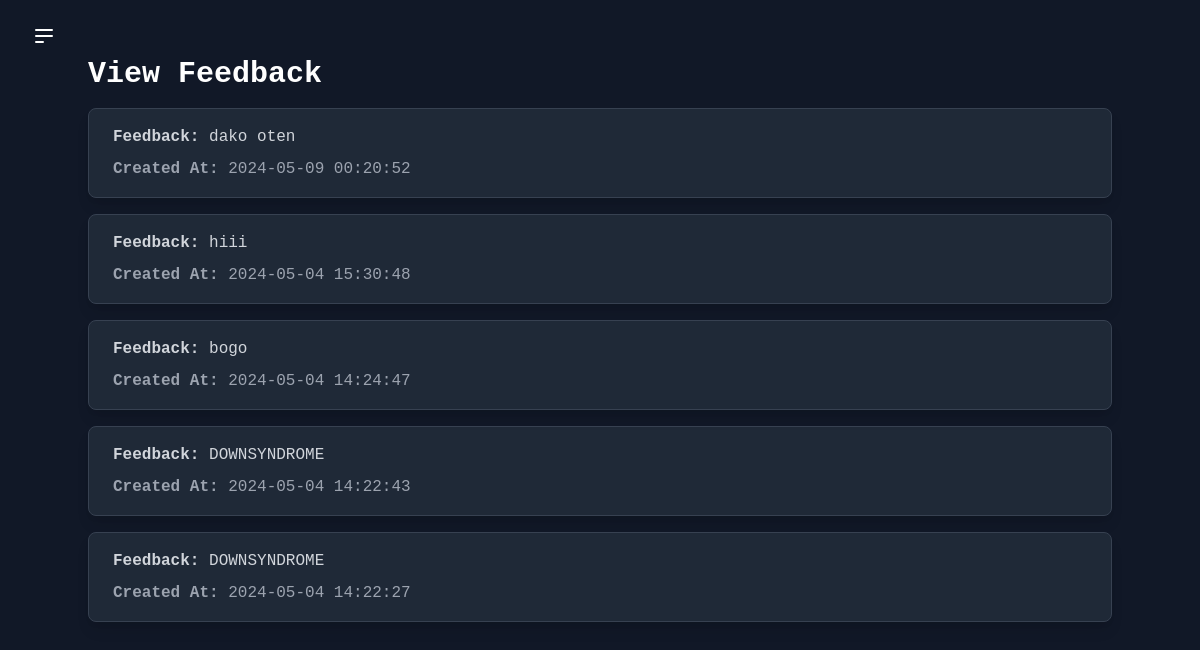
The app's page /view_feedback.php, older data.
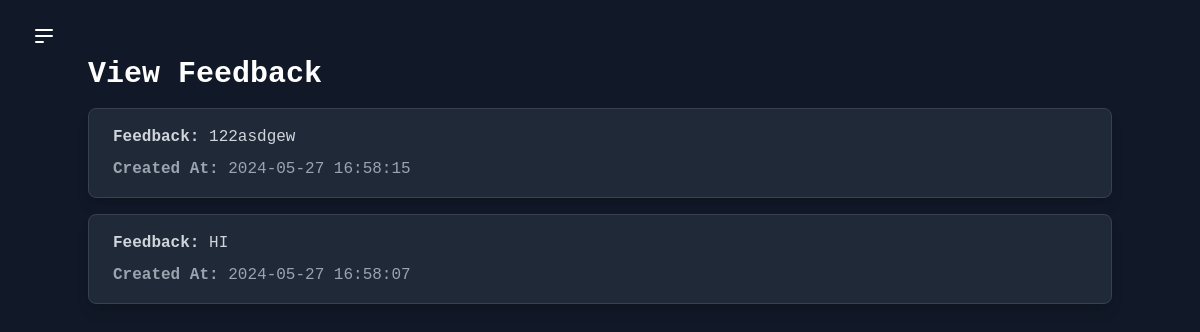
The same page, newer data.
### tables this page shows
CREATE TABLE "feedback" (
	"id"	INTEGER,
	"id_number"	INTEGER,
	"feedback_content"	TEXT,
	"created_at"	TIMESTAMP DEFAULT CURRENT_TIMESTAMP,
	PRIMARY KEY("id" AUTOINCREMENT)
);

### view_feedback.php (the view, shortened to what this page needs)
<?php
$db = new SQLite3('sitin.db');
$query = $db->query("
    SELECT feedback.*
    FROM feedback
    ORDER BY feedback.created_at DESC
");
if ($query) {
    $feedback_entries = [];
    while ($row = $query->fetchArray(SQLITE3_ASSOC)) {
        $feedback_entries[] = $row;
    }
} else {
    $feedback_entries = [];
}
?>
<!DOCTYPE html>
<html lang="en">
<head>
    <link href="https://cdnjs.cloudflare.com/ajax/libs/font-awesome/5.15.4/css/all.min.css" rel="stylesheet">
    <link href="https://cdn.jsdelivr.net/npm/tailwindcss@2.2.16/dist/tailwind.min.css" rel="stylesheet">
</head>
<body class="bg-gray-900 text-white font-mono">
    <div class="flex min-h-screen">
        <div class="flex-1 px-8 py-6">
            <button id="menu-toggle" class="focus:outline-none">
                <svg class="h-6 w-6 text-white hover:text-gray-200" viewBox="0 0 24 24" fill="none" xmlns="http://www.w3.org/2000/svg">
                    <path d="M4 6H20M4 12H20M4 18H11Z" stroke="currentColor" stroke-width="2" stroke-linecap="round" stroke-linejoin="round"></path>
                </svg>
            </button>
            <div class="container mx-auto">
                <h1 class="text-3xl font-bold mb-4">View Feedback</h1>
                <?php foreach ($feedback_entries as $entry): ?>
                    <div class="bg-gray-800 border border-gray-700 rounded-lg overflow-hidden shadow-lg mb-4">
                        <div class="px-6 py-4">
                            <p class="text-gray-300 mb-2"><strong>Feedback:</strong> <?php echo $entry['feedback_content']; ?></p>
                            <p class="text-gray-400"><strong>Created At:</strong> <?php echo $entry['created_at']; ?></p>
                        </div>
                    </div>
                <?php endforeach; ?>
            </div>
        </div>
    </div>
</body>
</html>

Row changes from the older to the newer data that the page shows:
removed feedback: feedback_content "dako oten", created_at "2024-05-09 00:20:52"
removed feedback: feedback_content "hiii", created_at "2024-05-04 15:30:48"
removed feedback: feedback_content "bogo", created_at "2024-05-04 14:24:47"
removed feedback: feedback_content "DOWNSYNDROME", created_at "2024-05-04 14:22:43"
removed feedback: feedback_content "DOWNSYNDROME", created_at "2024-05-04 14:22:27"
added feedback: feedback_content "122asdgew", created_at "2024-05-27 16:58:15"
added feedback: feedback_content "HI", created_at "2024-05-27 16:58:07"
